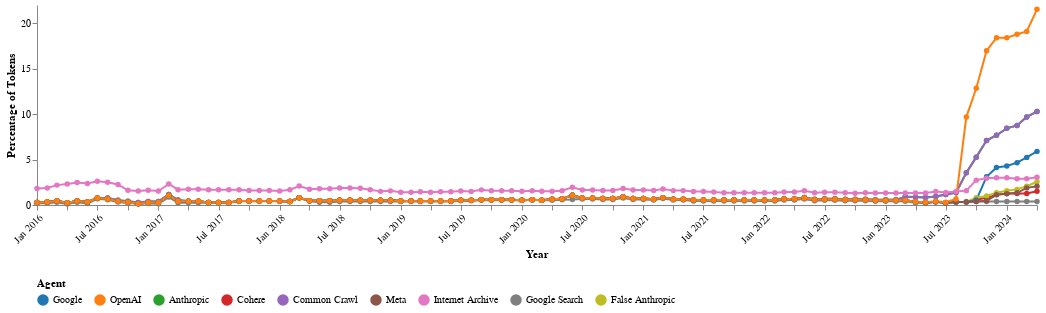

Write notebook code for a chart like this one.
### Code cell
agent_color_mapping = {
    "Google": "#1f77b4",          # blue
    "OpenAI": "#ff7f0e",          # orange
    "Anthropic": "#2ca02c",       # green
    "Cohere": "#d62728",          # red
    "Common Crawl": "#9467bd",    # purple
    "Meta": "#8c564b",            # brown
    "Internet Archive": "#e377c2",# pink
    "Google Search": "#7f7f7f",   # gray
    "False Anthropic": "#bcbd22"  # yellow
}

visualization_util.plot_company_comparisons_altair(
    robots_temporal_head_summary, color_mapping=agent_color_mapping)

### Figure 1 — Vega-Lite specification as saved in the notebook (floating-point values rounded to 4 significant figures; data arrays with more than 128 entries replaced by an {"elided": "..."} marker saying what was removed)
{"config": {"view": {"continuousWidth": 300, "continuousHeight": 300, "strokeWidth": 0}, "axis": {"grid": false}}, "data": {"name": "data-cf12d3977eae37450b99b6547094d8bf"}, "mark": {"type": "line", "point": true}, "encoding": {"color": {"field": "agent", "legend": {"orient": "bottom", "title": "Agent"}, "scale": {"domain": ["Google", "OpenAI", "Anthropic", "Cohere", "Common Crawl", "Meta", "Internet Archive", "Google Search", "False Anthropic"], "range": ["#1f77b4", "#ff7f0e", "#2ca02c", "#d62728", "#9467bd", "#8c564b", "#e377c2", "#7f7f7f", "#bcbd22"]}, "type": "nominal"}, "tooltip": [{"field": "agent", "type": "nominal"}, {"field": "percent_Restrictive", "format": ".2f", "type": "quantitative"}], "x": {"axis": {"labelAngle": -45}, "field": "period", "timeUnit": "yearmonth", "title": "Year", "type": "temporal"}, "y": {"field": "percent_Restrictive", "title": "Percentage of Tokens", "type": "quantitative"}}, "height": 200, "width": 1000, "$schema": "https://vega.github.io/schema/vega-lite/v5.17.0.json", "datasets": {"data-cf12d3977eae37450b99b6547094d8bf": {"elided": "900 records"}}}
